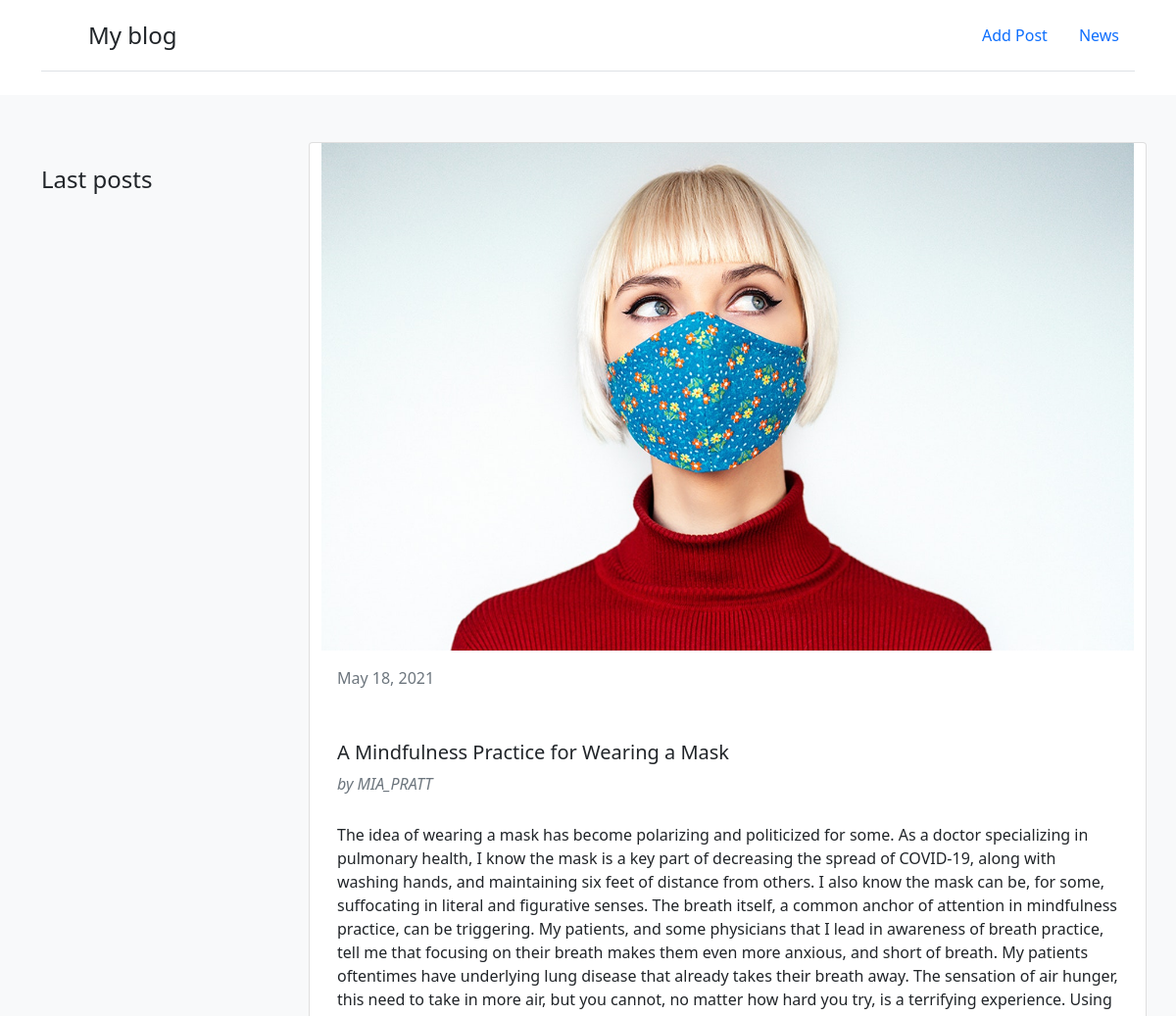
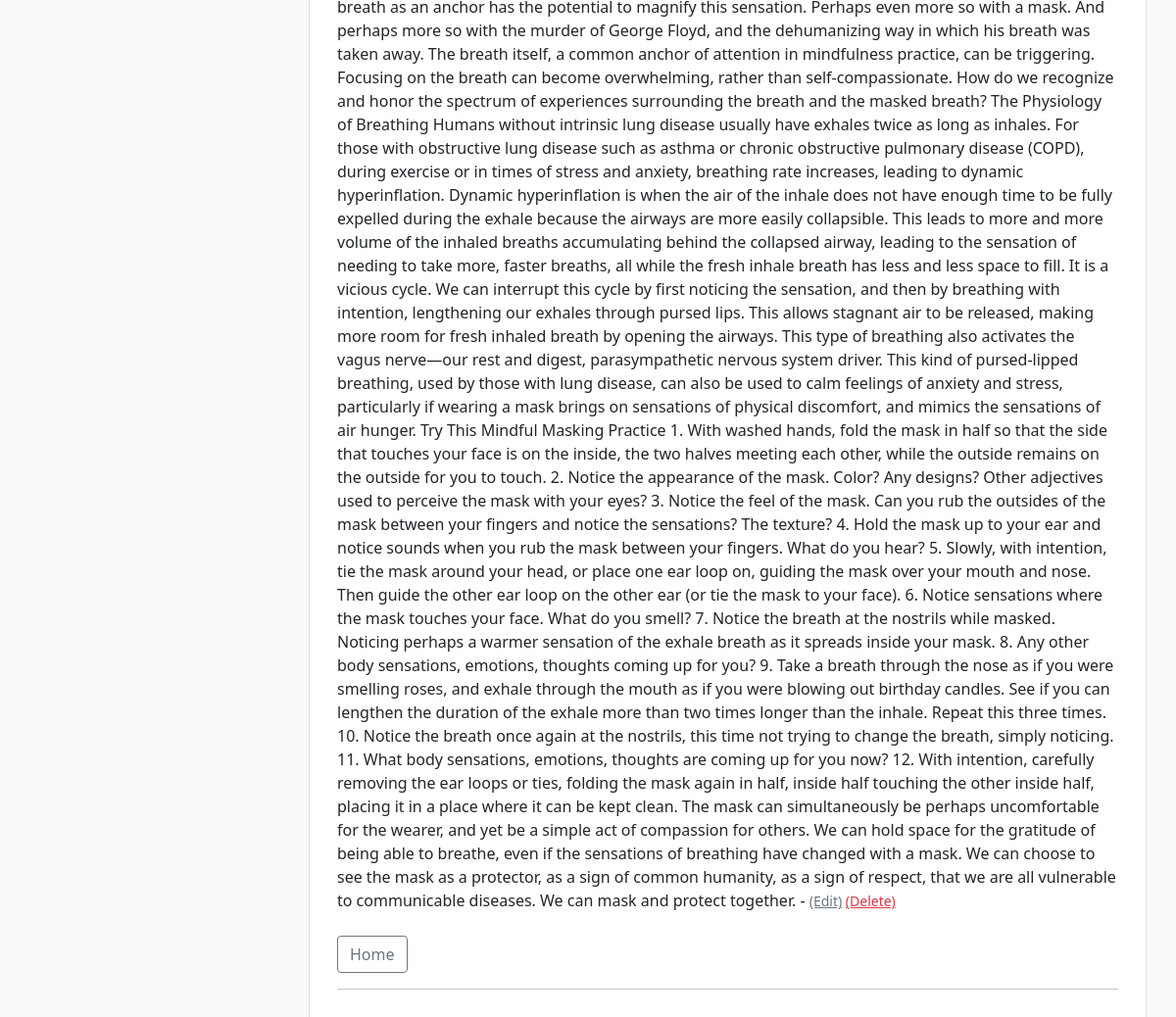
The page /blog/post/8/ on the database its author committed (2 pictures, top to bottom).
### blog/models.py (models this page shows, shortened)
class Post(models.Model):
    class Meta:
        db_table = 'posts'
        verbose_name = 'Post'
        verbose_name_plural = 'Posts'
    author = models.ForeignKey(User, verbose_name='Author', on_delete=models.CASCADE)
    category = models.ForeignKey(Category, verbose_name='Category', on_delete=models.CASCADE, blank=True, null=True)
    title = models.CharField(verbose_name='Title', max_length=200, blank=False, null=False)
    content = HTMLField(verbose_name='Content', blank=False, null=False)
    date_created = models.DateTimeField(verbose_name='Created data', auto_now_add=True)
    date_updated = models.DateTimeField(verbose_name='Updated data', auto_now=True)
    photo = models.ImageField(upload_to='media', null=True, blank=True)
    is_published = models.BooleanField(default=True)

### blog/views.py (the view)
# urls.py: path('post/<int:post_id>/', get_post, name='post'),
def get_post(request, post_id):
    post = Post.objects.get(id=post_id)
    return render(request, 'page.html', {
        'post': post,
    })

### blog/templatetags/blog_widgets.py (called while the page is built)
@register.inclusion_tag('widgetlastposts.html')
def get_last_posts(max_items=5):
    posts = Post.objects.filter(date_created__gte=date.today())[0:max_items]
    return {'posts': posts}

### templates/page.html
{% extends 'index.html' %}
{% block content %}
    <div class="card">
        <img src="/{{ post.photo }}">
        <div class="card-body">
            <div class="mb-1 text-muted">{{ post.date_created|date:"M d, Y" }}</div>
            <br>
            <br>
            <h5 class="card-title">{{ post.title }}
            </h5>
            <div class="mb-1 text-muted"><i> by {{ post.author }}  </i></div>
            <br/>
            <p class="card-text mb-auto">{{ post.content|safe }} - <small> <a href="{% url 'update_post' post.pk %}" class="link-secondary" >(Edit)</a> </small>
            <small> <a href="{% url 'delete_post' post.pk %}" class="link-danger">(Delete)</a> </small></p>
            <br/>
            <div>
                <a href="/blog/list/" class="btn btn-outline-secondary"> Home </a>
            </div>
            <hr>
        </div>
    </div>
{% endblock %}

### rows shown on the page
Post: photo (picture), date_created "May 18, 2021", title "A Mindfulness Practice for Wearing a Mask", author "MIA_PRATT", content "The idea of wearing a mask has become polarizing and politicized for some. As a doctor specializing in pulmonary health, I know the mask is a key part of decreasing the spread of COVID-19, along with washing hands, and maintaining six feet of distance from others. I also know the mask can be, for some, suffocating in literal and figurative senses. The breath itself, a common anchor of attention in mindfulness practice, can be triggering. My patients, and some physicians that I lead in awareness of breath practice, tell me that focusing on their breath makes them even more anxious, and short of breath. My patients oftentimes have underlying lung disease that already takes their breath away.…"
